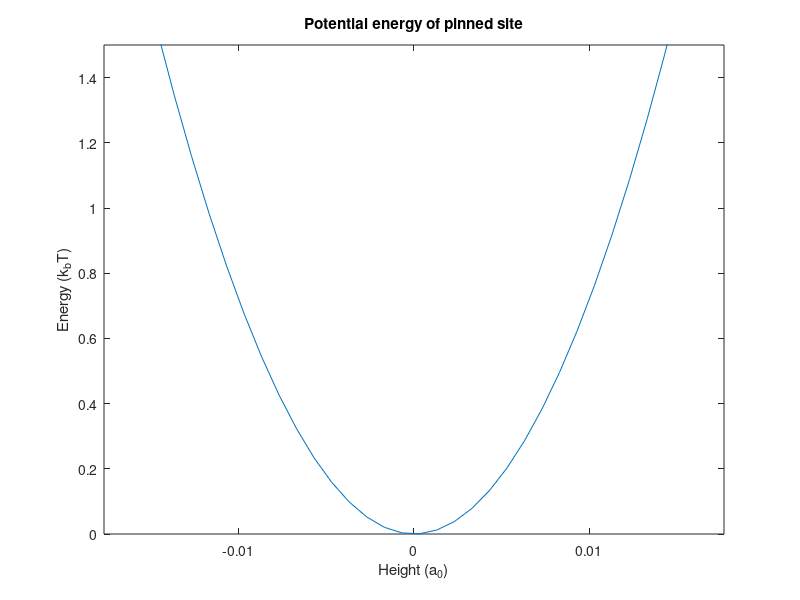

MATLAB code to generate this figure: (Note: this script raises an error after producing the figure.)
std = 0.75512646208; % value obtained by a simulation with frame tension tau = 0
pinned_std = std/64; 

hmin = -1.5*pinned_std; 
hmax = +1.5*pinned_std;
dh = 1e-3;
h = hmin:dh:hmax;

kk = 2/(pinned_std^2); % demand the potential energy to be equal to k_bT = 1 (in dimensionless units) [k] = k_bT/a_0^2
E = 0.5*kk*h.*h;

figure(1)
plot(h,E);
title("Potential energy of pinned site");
xlabel("Height (a_0)");
ylabel("Energy (k_bT)");
xlim([hmin,hmax])
ylim([0,1.5])
parallel = ones(length(h));
vertical = ones(length(h));

yline(1,'r',"k_bT=1")
xline(-pinned_std,"k--","-std");
xline(+pinned_std,"k--","+std");
text(-0.003,0.3,"k \approx 14366")
grid on